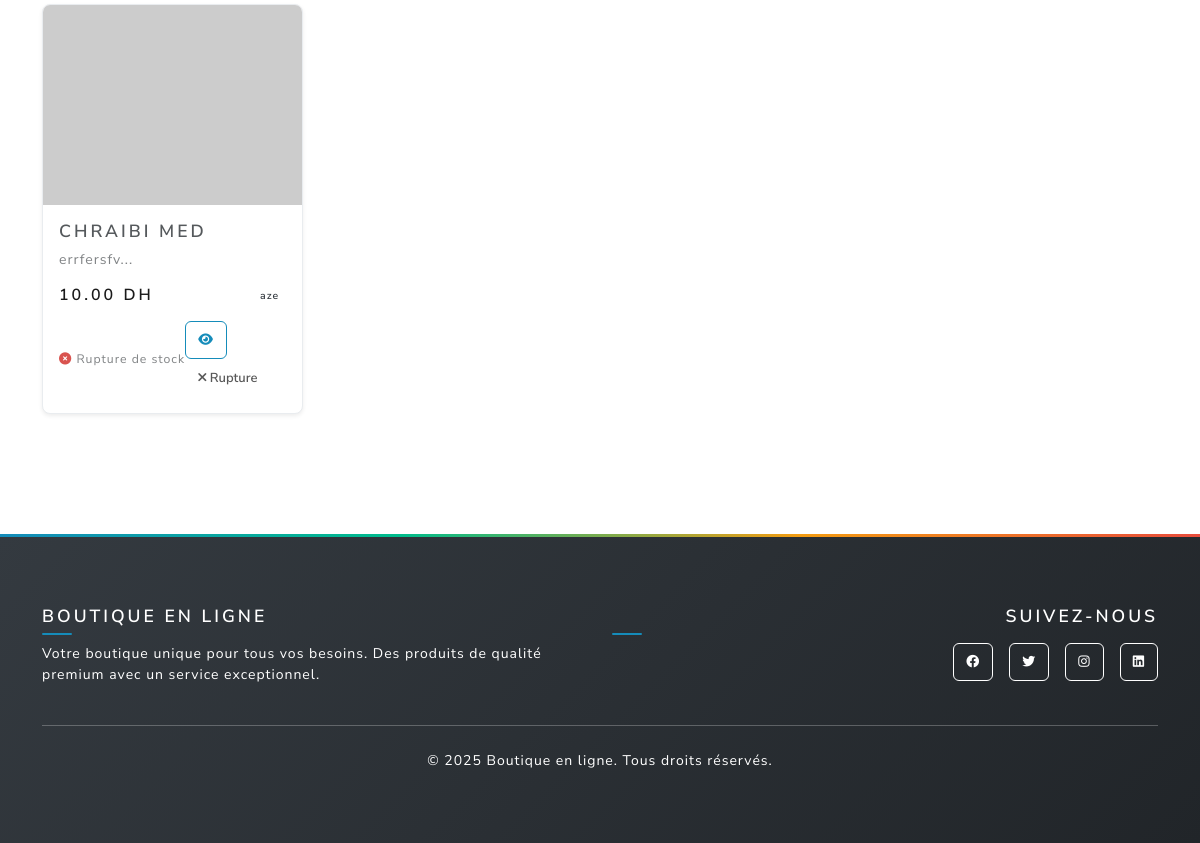
/products (lower part), run on an earlier commit of the app's database.
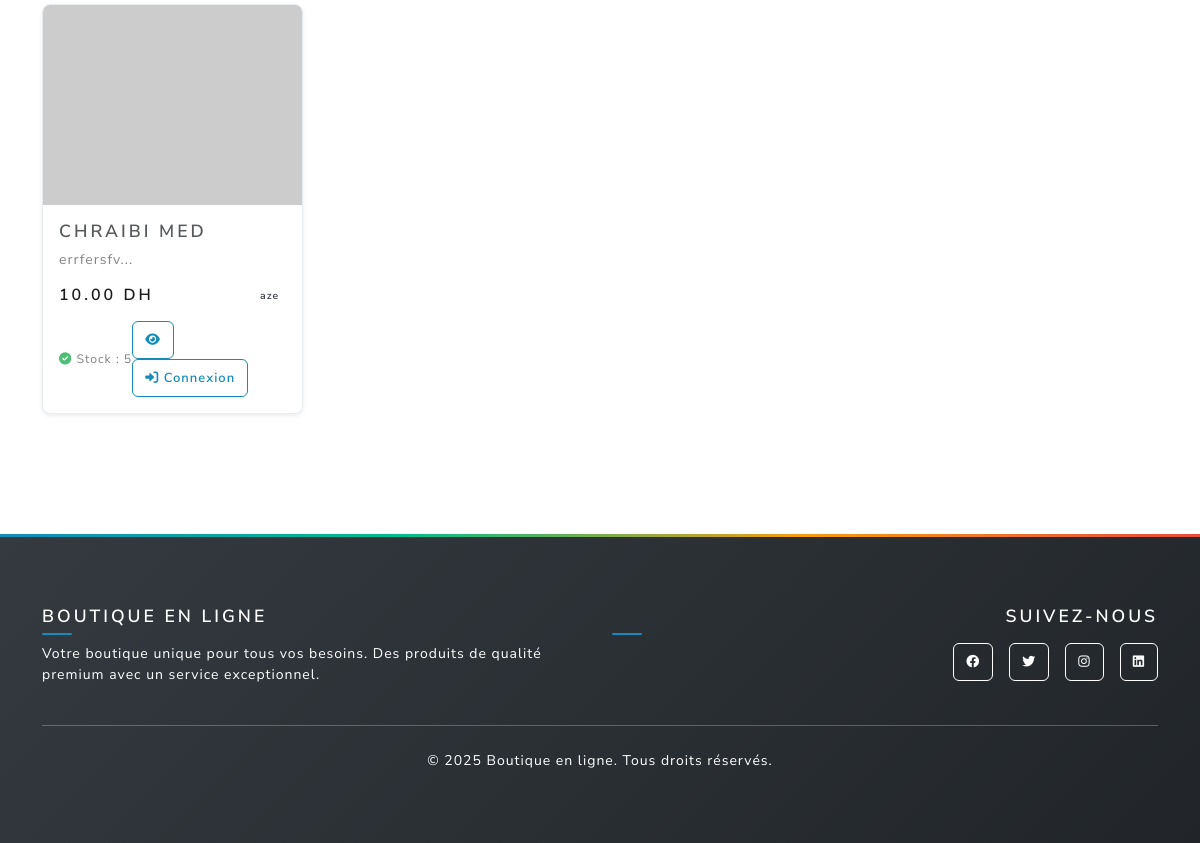
And on a later commit of the database.
### main.py (models this page shows)
class Product(db.Model):
    id = db.Column(db.Integer, primary_key=True)
    name = db.Column(db.String(100), nullable=False)
    description = db.Column(db.Text, nullable=False)
    price = db.Column(db.Float, nullable=False)
    image_url = db.Column(db.String(200), default='https://via.placeholder.com/300x200')
    stock = db.Column(db.Integer, default=0)
    category = db.Column(db.String(50), nullable=False)

### main.py (the view)
@app.route('/products')
def products():
    page = request.args.get('page', 1, type=int)
    category = request.args.get('category', '')
    query = Product.query
    if category:
        query = query.filter_by(category=category)
    products = query.paginate(page=page, per_page=12, error_out=False)
    categories = db.session.query(Product.category.distinct()).all()
    return render_template('products.html', products=products, categories=categories)

### main.py (called while the page is built, shortened)
@app.context_processor
def inject_cart_count():
    return {'cart_count': 0, 'cart_total_quantity': 0}

def get_shipping_settings():
    settings = ShippingSettings.query.first()
    return settings

@app.context_processor
def inject_shipping_settings():
    try:
        settings = get_shipping_settings()
        return {
            'shipping_settings': settings,
            'free_shipping_threshold': settings.free_shipping_threshold,
            'standard_shipping_cost': settings.standard_shipping_cost,
            'tax_rate': settings.tax_rate,
            'currency': settings.currency
        }
    except:
        return {
            'shipping_settings': None,
            'free_shipping_threshold': 500,
            'standard_shipping_cost': 30,
            'tax_rate': 0.2,
            'currency': 'DH'
        }

@app.context_processor
def inject_admin_stats():
    return {'unread_contacts_count': 0, 'pending_responses_count': 0}

### templates/products.html (shortened to what this page needs)
{% extends "base.html" %}
{% block content %}
<div class="container py-4">
  <div class="row" id="productsGrid">
    {% for product in products.items %}
    <div class="col-lg-3 col-md-6 mb-4 product-item"
         data-category="{{ product.category }}"
         data-name="{{ product.name|lower }}"
         data-price="{{ product.price }}"
         data-stock="{{ product.stock }}">
      <div class="card h-100 shadow-sm">
        <img src="{{ product.image_url }}"
             class="card-img-top"
             alt="{{ product.name }}"
             style="height: 200px; object-fit: cover"
             loading="lazy" />
        <div class="card-body d-flex flex-column">
          <h5 class="card-title">{{ product.name }}</h5>
          <p class="card-text text-muted">{{ product.description[:100] }}...</p>
          <div class="mt-auto">
            <div class="d-flex justify-content-between align-items-center mb-3">
              <span class="h5 text-primary mb-0">{{ "%.2f"|format(product.price) }} DH</span>
              <span class="badge bg-secondary">{{ product.category }}</span>
            </div>
            <div class="d-flex justify-content-between align-items-center">
              <small class="text-muted stock-info">
                {% if product.stock > 0 %}
                  <i class="fas fa-check-circle text-success"></i> Stock : {{ product.stock }}
                {% else %}
                  <i class="fas fa-times-circle text-danger"></i> Rupture de stock
                {% endif %}
              </small>
              <div class="action-buttons">
                <a href="{{ url_for('product_detail', product_id=product.id) }}"
                   class="btn btn-outline-primary btn-sm me-2">
                  <i class="fas fa-eye"></i>
                </a>
                {% if current_user.is_authenticated and product.stock > 0 %}
                <a href="{{ url_for('add_to_cart', product_id=product.id) }}"
                   class="btn btn-primary btn-sm">
                  <i class="fas fa-cart-plus"></i>
                </a>
                {% elif product.stock == 0 %}
                <button class="btn btn-secondary btn-sm" disabled>
                  <i class="fas fa-times"></i> Rupture
                </button>
                {% else %}
                <a href="{{ url_for('login') }}" class="btn btn-outline-primary btn-sm">
                  <i class="fas fa-sign-in-alt"></i> Connexion
                </a>
                {% endif %}
              </div>
            </div>
          </div>
        </div>
      </div>
    </div>
    {% endfor %}
  </div>
</div>
{% endblock %}

What changed in the data, as far as the page shows it:
changed Product "CHRAIBI MED": stock (not shown) → "5"; stock "Rupture de stock Rupture" → "Stock : Connexion"
